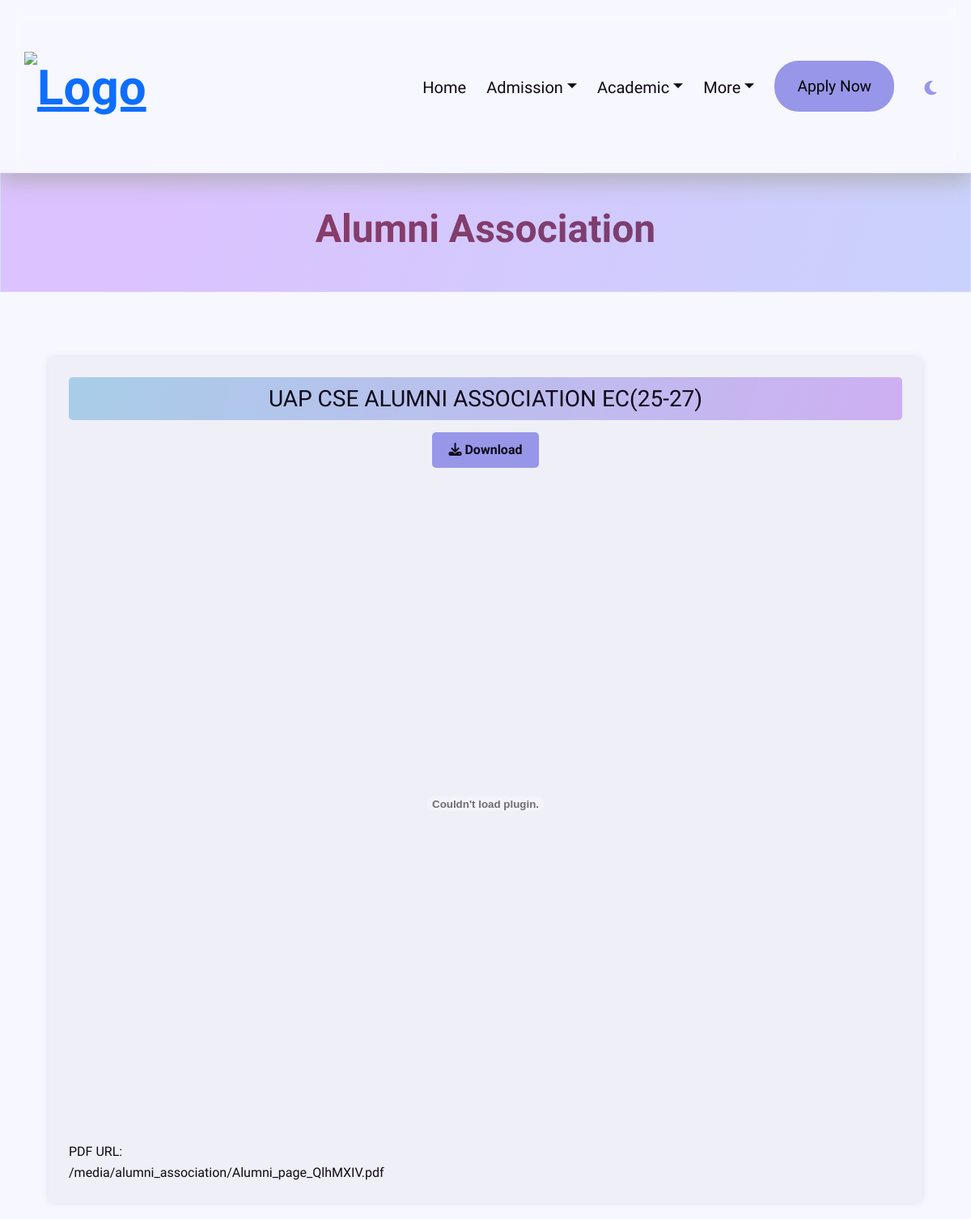
Page /others/alumni_association/ on the committed database.
### others/models.py (models this page shows, shortened)
class Alumni_Association(models.Model):
    title = models.CharField(max_length=255)
    pdf_file = models.FileField(upload_to='alumni_association/', null=True, blank=True)

### others/views.py (the view)
# urls.py: path('alumni_association/',views.alumni_association,name='alumni_association'),
def alumni_association(request):
    alumni_association =Alumni_Association.objects.all()
    return render(request, 'alumni/alumni_association.html', {'alumni_association': alumni_association})

### templates/alumni/alumni_association.html (shortened to what this page needs)
{% extends 'base.html' %}
{% load static %}
{% block head %}
    <link rel="stylesheet" href="{% static 'css/alumni.css' %}">
    <link rel="stylesheet" href="{% static 'css/alumni_association.css' %}">
{% endblock %}
{% block content %}
    <div class="banner-global">
    <h1 class="gradient-text-global-big-size">Alumni Association</h1>
    </div>
    {% if alumni_association %}
        {% for alumni_association in alumni_association %}
            <div class="pdf-container">
                <h3>{{ alumni_association.title }}</h3>
                <div class="download-button">
                    <a href="{{ alumni_association.pdf_file.url }}" class="btn-download" download>
                    <i class="fa fa-download"></i> Download
                    </a>
                </div>
                <embed src="{{ alumni_association.pdf_file.url }}" type="application/pdf" width="100%" height="800px" />
                <p>PDF URL: <br>
                <a href="{{ alumni_association.pdf_file.url }}" target="_blank">{{ alumni_association.pdf_file.url }}</a></p>
              </div>
        {% endfor %}
    {% else %}
        <p class="no-results">No documents available.</p>
    {% endif %}
{% endblock %}

### static/css/alumni.css (style rules this page uses)
* { box-sizing: border-box; margin: 0; padding: 0; transition: background-color 0.3s ease-in-out, color 0.3s ease-in-out, border-color 0.3s ease-in-out, box-shadow 0.3s ease-in-out; }
body { font-family: 'Lexend', sans-serif; background-size: 400% 400%; margin: 0; }
.pdf-container { margin: 20px auto; background-color: var(--bg-shade); box-shadow: 0 0 10px rgba(0, 0, 0, 0.1); border-radius: 8px; padding: 15px; width: 90%; max-width: 1100px; }
.pdf-container p { font-size: 1em; color: var(--txt-color); margin: 10px; }
.pdf-container h3 { color: var(--txt-color); margin-bottom: 20px; margin: 10px; }
.pdf-container a { color: var(--txt-color); text-decoration: none; }
.btn-download { display: inline-block; background-color: var(--primary-color); color: var(--txt-color); padding: 10px 20px; border-radius: 5px; text-decoration: none; font-weight: bold; transition: background-color 0.3s ease; font-size: 16px; }
.download-button { text-align: center; margin: 15px 0; }

### static/css/alumni_association.css (style rules this page uses)
body { font-family: Lexend, sans-serif; background-color: #f4f4f9; margin: 0; padding: 0; color: #333; }
h3 { text-align: center; background: linear-gradient(108.4deg, rgba(152, 197, 229, 0.82), rgba(197, 159, 241, 0.8)); padding: 10px; border-radius: 5px; font-size: 1.2em; margin-bottom: 10px; color: #5A3E90; }
.pdf-container { margin: 20px auto; background-color: var(--bg-shade); box-shadow: 0 0 10px rgba(0, 0, 0, 0.1); border-radius: 8px; padding: 15px; width: 90%; height: auto; }
.pdf-container p { font-size: 1em; color: var(--txt-color); }
.btn-download { display: inline-block; background-color: var(--primary-color); color: #5A3E90; border: none; padding: 10px 20px; border-radius: 5px; text-decoration: none; font-weight: bold; transition: background-color 0.3s ease; font-size: 16px; }
.download-button { text-align: center; margin: 15px 0; }

### static/css/base.css (style rules this page uses)
:root { --primary-color: #9896e8; --bg-color: #f7f7ff; --bg-shade: rgba(0, 0, 0, 0.03); --txt-color: #0f091a; --shadow-color: rgba(170, 170, 170, 0.78); --secondary-color: rgba(181, 181, 238, 0.39); transition: background-color 0.3s ease-in-out, color 0.3s ease-in-out, border-color 0.3s ease-in-out; }
* { box-sizing: border-box; margin: 0; padding: 0; font-family: 'Lexend', sans-serif; transition: background-color 0.3s ease-in-out, color 0.3s ease-in-out, border-color 0.3s ease-in-out, box-shadow 0.3s ease-in-out; }
body { background-color: var(--bg-color); --header-color: var(--primary-color); }
p { font-size: 16px; line-height: 1.6; color: var(--txt-color); }

### static/css/global.css (style rules this page uses)
* { font-family: 'Lexend', sans-serif; background-size: 400% 400%; margin: 0; }
.gradient-text-global-big-size { background: linear-gradient(108.4deg, rgb(138, 60, 103) 6.9%, rgb(68, 68, 153) 86.5%); background-clip: text; -webkit-background-clip: text; -webkit-text-fill-color: transparent; font-weight: bold; font-size: 3em; animation: gradientMove 10s ease infinite; background-size: 300% 300%; }
.banner-global { transform-origin: top center; margin-top: -15px; margin-bottom: 80px; width: 100%; padding: 40px; background-image: linear-gradient( 108.4deg, rgba(220,194,255,1) 6.9%, rgba(185,223,248,1) 86.5% ); background-size: 200% 200%; animation: gradientAnimation 10s ease infinite; position: relative; backdrop-filter: blur(10px); -webkit-backdrop-filter: blur(10px); border: 1px solid rgba(255, 255, 255, 0.3); overflow: hidden; transition: background 0.5s ease-in-out; text-align: center; }

### rows in the picture
Alumni_Association: title "UAP CSE ALUMNI ASSOCIATION EC(25-27)", pdf_file "/media/alumni_association/Alumni_page_QlhMXIV.pdf"
